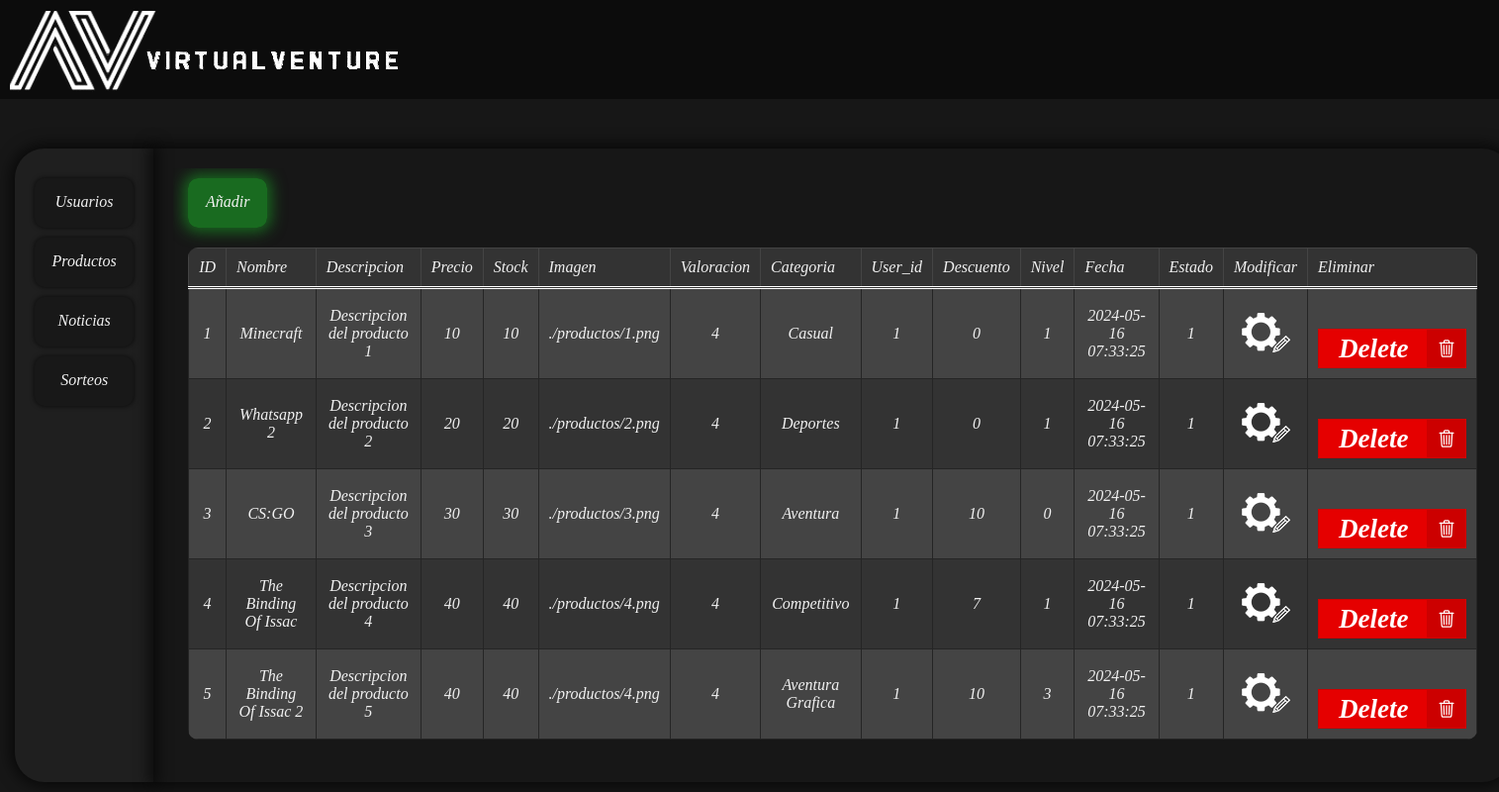
Screenshot of /admin.php?form=producto with the database file from the repository.
### tables this page shows
CREATE TABLE IF NOT EXISTS `producto` (
  `id` integer AUTO_INCREMENT PRIMARY KEY,
  `nombre` varchar(255),
  `descripcion` text,
  `precio` double,
  `stock` integer,
  `imagen` varchar(255),
  `valoracion` integer,
  `user_id` integer,
  `descuento` integer,
  `nivel` integer,
  `fecha` timestamp,
  `estado` integer
);

CREATE TABLE IF NOT EXISTS `categoria` (
  `id` integer AUTO_INCREMENT PRIMARY KEY,
  `nombre` varchar(255),
  `descripcion` varchar(255)
);

### src/Categoria.php (called while the page is built, shortened)
<?php
class Categoria{
    public static function getCategoriaProducto($id){
        $result = false;
        $conn = BD::getInstance()->getConexionBd();
        $query = sprintf("SELECT * FROM listaCategoria WHERE idProd = %d", $conn->real_escape_string($id));
        $rs = $conn->query($query);
        if ($rs) {
            while ($fila = $rs->fetch_assoc()) {
                $result = Categoria::getCategorias($fila['idCategoria']);
            }
        } else {
            error_log("Error BD ({$conn->errno}): {$conn->error}");
        }
        return $result;
    }
    public static function getCategorias($id){
        $result = false;
        $conn = BD::getInstance()->getConexionBd();
        $query = 'SELECT * FROM categoria WHERE id=%d';
        $query = sprintf($query, $conn->real_escape_string($id));
        $rs = $conn->query($query);
        if ($rs) {
            while ($fila = $rs->fetch_assoc()) {
                $result = new Categoria($fila['id'], $fila['nombre'], $fila['descripcion']);
            }
        }
        return $result;
    }
    private $nombre;
    public function __construct($id, $nombre, $descripcion){
        $this->nombre = $nombre;
    }
    public function getNombre(){
        return $this->nombre;
    }
}

### src/MagicProperties.php (called while the page is built, shortened)
<?php
trait MagicProperties
{
    public function __get($property)
    {
        $methodName = 'get' . ucfirst($property);
        if (method_exists($this, $methodName)) {
            return $this->$methodName();
        } else {
            throw new \Exception("La propiedad '$property' no está definida");
        }
    }
}

### src/Producto.php (the view, shortened to what this page needs)
<?php
class Producto{
    public static function getAllProducts()
    {
        $result = [];
        $conn = BD::getInstance()->getConexionBd();
        $query = sprintf("SELECT * FROM producto");
        $rs = $conn->query($query);
        if ($rs) {
            while ($fila = $rs->fetch_assoc()) {
                $result[] = new Producto($fila['id'], $fila['nombre'], $fila['descripcion'], $fila['precio'], $fila['stock'], $fila['imagen'], $fila['valoracion'], $fila['user_id'], $fila['descuento'], $fila['nivel'], $fila['fecha'], $fila['estado']);
            }
        } else {
            error_log("Error BD ({$conn->errno}): {$conn->error}");
        }
        return $result;
    }
    public function escribirTabla(){
        $categoria = Categoria::getCategoriaProducto($this->id);
        $nombre = $categoria->nombre ?? '';
        $tabla = <<<EOS
        <td> $this->id </td>
        <td> $this->nombre </td>
        <td> $this->descripcion </td>
        <td> $this->precio </td>
        <td> $this->stock </td>
        <td> $this->imagen </td>
        <td> $this->valoracion </td>
        <td> {$nombre} </td>
        <td> $this->user_id </td>
        <td> $this->descuento </td>
        <td> $this->nivel </td>
        <td> $this->fecha </td>
        <td> $this->estado </td>
        <td> <a class="modify" href="ModificarProducto.php?id={$this->id}"><img src="img/modificar.png" alt="Boton para modificar"></a> </td>
        EOS;
        return $tabla;
    }
    public static function getHeaders(){
        $result = [];
        $result[] = 'ID';
        $result[] = 'Nombre';
        $result[] = 'Descripcion';
        $result[] = 'Precio';
        $result[] = 'Stock';
        $result[] = 'Imagen';
        $result[] = 'Valoracion';
        $result[] = 'Categoria';
        $result[] = 'User_id';
        $result[] = 'Descuento';
        $result[] = 'Nivel';
        $result[] = 'Fecha';
        $result[] = 'Estado';
        return $result;
    }
    private $id;
    private $nombre;
    private $descripcion;
    private $precio;
    private $stock;
    private $imagen;
    private $valoracion;
    private $user_id;
    private $descuento;
    private $nivel;
    private $fecha;
    private $estado;
    public function __construct($id, $nombre, $descripcion, $precio, $stock, $imagen, $valoracion, $user_id, $descuento, $nivel, $fecha, $estado){
        $this->id = $id;
        $this->nombre = $nombre;
        $this->descripcion = $descripcion;
        $this->precio = $precio;
        $this->stock = $stock;
        $this->imagen = $imagen;
        $this->valoracion = $valoracion;
        $this->user_id = $user_id;
        $this->descuento = $descuento;
        $this->nivel = $nivel;
        $this->fecha = $fecha;
        $this->estado = $estado;
    }
    public function getId(){
        return $this->id;
    }
}

### admin.php (shortened to what this page needs)
<?php
require_once 'config.php';
$form = $_GET['form'] ?? '';
if ($form == 'producto') {
    $formSubida = "SubidaProducto.php";
    $head = Producto::getHeaders();
    $datos = Producto::getAllProducts();
} else if ($form == 'noticia') {
    $formSubida = "SubidaNoticia.php";
    $tabla = 'noticia';
    $head = Noticia::getHeaders();
    $datos = Noticia::getAllNoticias();
} else if ($form == 'sorteo') {
    $formSubida = "SubidaSorteo.php";
    $tabla = 'sorteo';
    $head = Sorteo::getHeaders();
    $datos = Sorteo::getAllSorteos();
} else {
    $formSubida = "SubidaUsuario.php";
    $tabla = 'usuario';
    $head = Usuario::getHeaders();
    $datos = Usuario::getAllUsuarios();
}
?>
<!DOCTYPE html>
<html lang="en">
<head>
    <link rel="stylesheet" href="style.css">
</head>
<body>
    <?php
    require 'cabecera.php';
    ?>
    <main class="admin">
        <nav>
            <ul>
                <li><a href="admin.php">Usuarios</a></li>
                <li><a href="admin.php?form=producto">Productos</a></li>
                <li><a href="admin.php?form=noticia">Noticias</a></li>
                <li><a href="admin.php?form=sorteo">Sorteos</a></li>
            </ul>
        </nav>
        <div>
            <div class="tablas">
                <a class="add" href="<?= $formSubida ?>">Añadir</a>
                <table>
                    <thead>
                        <tr>
                            <?php
                            foreach ($head as $dato) { ?>
                                <th> <?= $dato ?> </th>
                            <?php } ?>
                            <th> Modificar </th>
                            <th> Eliminar </th>
                        </tr>
                    </thead>
                    <tbody>
                        <?php
                        foreach ($datos as $dato) { ?>
                            <tr>
                                <?php
                                echo $dato->escribirTabla(); ?>
                                <td>
                                    <div>
                                        <form action="src/borrar.php" method="post" id="deleteForm<?= $dato->id?>">
                                            <button class="delete" type="button" onclick="confirmarDelete(<?= $dato->id?>)">
                                                <span class="button__text">Delete</span>
                                                <span class="button__icon"></span>
                                            </button>
                                        </form>
                                    </div>
                                </td>
                            </tr>
                        <?php } ?>
                    </tbody>
                </table>
            </div>
        </div>
    </main>
</body>
</html>

### style.css (style rules this page uses)
:root { --color-border: rgb(255 255 255 / 16%); --rad: .7rem; --dur: .3s; --color-dark: #2f2f2f; --color-light: #fff; --color-brand: #8f72b7; --font-fam: fantasy; --height: 3rem; --btn-width: 6rem; --bez: cubic-bezier(0, 0, 0.43, 1.49); }
* { box-sizing: border-box; scrollbar-color: var(--color-brand) transparent; scrollbar-width: 0px; font: oblique 100% fantasy; }
* { -ms-overflow-style: none; }
* { margin: 0; padding: 0; }
body { color: #f1f1f1; background: #171717; overflow-x: hidden; }
a { text-decoration: none; color: #f1f1f1; }
.delete { position: relative; width: 150px; height: 40px; cursor: pointer; display: flex; align-items: center; border: 1px solid #cc0000; background-color: #e50000; overflow: hidden; font-size: 27px; margin-top: 30px; }
.delete, .button__icon, .button__text { transition: all 0.7s; }
.delete .button__text { transform: translateX(20px); color: #fff; font-weight: 600; }
.delete .button__icon { position: absolute; transform: translateX(109px); height: 100%; width: 39px; background-color: #cc0000; display: flex; align-items: center; justify-content: center; }
.delete .svg { width: 20px; }
.add { display: block; background-color: rgba(26, 122, 34, 0.86); border-radius: 10px; margin-top: 10px; margin-bottom: 20px; padding: 15px 0; height: 50px; width: 80px; text-align: center; align-items: center; border-radius: 10px; box-shadow: 0 0 15px 4px rgba(26, 122, 34, 0.86); }
.tablas { padding: 0 15px; overflow-y: auto; overflow-x: hidden; height: 75vh; }
table { border-collapse: collapse; width: 86vw; margin: 20px 0; border-radius: 10px; overflow: hidden; table-layout: auto; }
th { border: 1px solid #444; border-bottom: 3px double #fff; padding: 10px; text-align: left; background-color: #333; }
tbody tr:nth-child(even) { background-color: #333; }
tbody tr:nth-child(odd) { background-color: #444; }

### rows the page displays
producto: id "1", nombre "Minecraft", descripcion "Descripcion del producto 1", precio "10", stock "10", imagen "./productos/1.png", valoracion "4", categoria.nombre "Casual", user "1", descuento "0", nivel "1", fecha "2024-05-16 07:33:25", estado "1"
producto: id "2", nombre "Whatsapp 2", descripcion "Descripcion del producto 2", precio "20", stock "20", imagen "./productos/2.png", valoracion "4", categoria.nombre "Deportes", user "1", descuento "0", nivel "1", fecha "2024-05-16 07:33:25", estado "1"
producto: id "3", nombre "CS:GO", descripcion "Descripcion del producto 3", precio "30", stock "30", imagen "./productos/3.png", valoracion "4", categoria.nombre "Aventura", user "1", descuento "10", nivel "0", fecha "2024-05-16 07:33:25", estado "1"
producto: id "4", nombre "The Binding Of Issac", descripcion "Descripcion del producto 4", precio "40", stock "40", imagen "./productos/4.png", valoracion "4", categoria.nombre "Competitivo", user "1", descuento "7", nivel "1", fecha "2024-05-16 07:33:25", estado "1"
producto: id "5", nombre "The Binding Of Issac 2", descripcion "Descripcion del producto 5", precio "40", stock "40", imagen "./productos/4.png", valoracion "4", categoria.nombre "Aventura Grafica", user "1", descuento "10", nivel "3", fecha "2024-05-16 07:33:25", estado "1"

### other values shown
$dato "ID"
$dato "Nombre"
$dato "Descripcion"
$dato "Precio"
$dato "Stock"
$dato "Imagen"
$dato "Valoracion"
$dato "Categoria"
$dato "User_id"
$dato "Descuento"
$dato "Nivel"
$dato "Fecha"
$dato "Estado"
